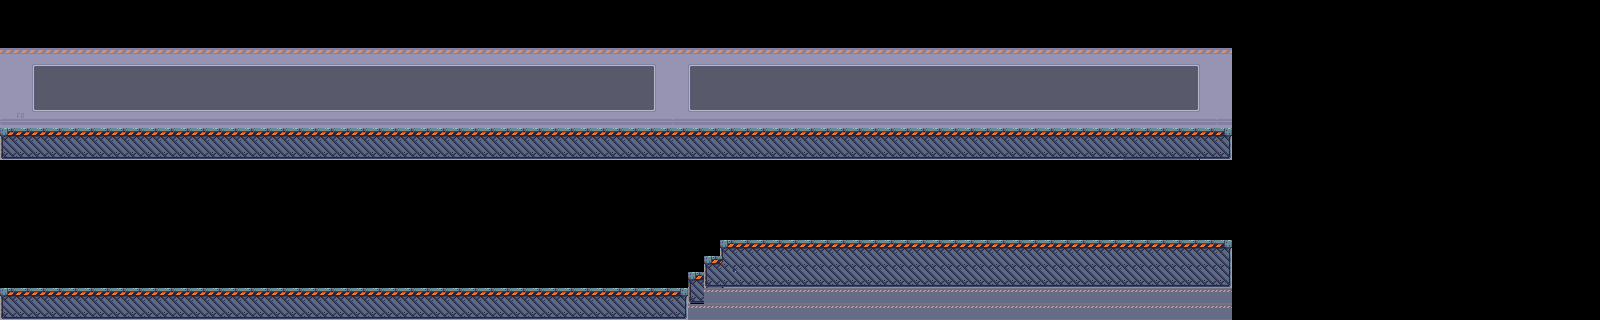

This game map was drawn from its Tiled (.tmx) file and the tilesets committed beside it. A one-line description and the full map source follow:
An orthogonal 100x20 tile map with 16x16 px tiles, 1 tile layer (Tile Layer 1).

<map version="1.0" orientation="orthogonal" renderorder="right-down" width="100" height="20" tilewidth="16" tileheight="16" nextobjectid="21">
 <tileset firstgid="1" name="level1_tiles" tilewidth="16" tileheight="16" tilecount="2000" columns="100">
  <image source="level1_tiles.png" width="1600" height="320" />
 </tileset>
 <layer name="Tile Layer 1" width="100" height="20">
  <data encoding="csv">
0,0,0,0,0,0,0,0,0,0,0,0,0,0,0,0,0,0,0,0,0,0,0,0,0,0,0,0,0,0,0,0,0,0,0,0,0,0,0,0,0,0,0,0,0,0,0,0,0,0,0,0,0,0,0,0,0,0,0,0,0,0,0,0,0,0,0,0,0,0,0,0,0,0,0,0,0,0,0,0,0,0,0,0,0,0,0,0,0,0,0,0,0,0,0,0,0,0,0,0,
0,0,0,0,0,0,0,0,0,0,0,0,0,0,0,0,0,0,0,0,0,0,0,0,0,0,0,0,0,0,0,0,0,0,0,0,0,0,0,0,0,0,0,0,0,0,0,0,0,0,0,0,0,0,0,0,0,0,0,0,0,0,0,0,0,0,0,0,0,0,0,0,0,0,0,0,0,0,0,0,0,0,0,0,0,0,0,0,0,0,0,0,0,0,0,0,0,0,0,0,
0,0,0,0,0,0,0,0,0,0,0,0,0,0,0,0,0,0,0,0,0,0,0,0,0,0,0,0,0,0,0,0,0,0,0,0,0,0,0,0,0,0,0,0,0,0,0,0,0,0,0,0,0,0,0,0,0,0,0,0,0,0,0,0,0,0,0,0,0,0,0,0,0,0,0,0,0,0,0,0,0,0,0,0,0,0,0,0,0,0,0,0,0,0,0,0,0,0,0,0,
101,102,103,104,105,106,107,108,109,110,111,112,113,114,115,116,117,118,119,120,121,122,123,124,125,126,127,128,129,130,131,132,133,134,135,136,137,138,139,140,141,142,143,144,145,146,147,148,149,150,151,152,153,154,155,156,157,158,159,160,161,162,163,164,165,166,167,168,169,170,171,172,173,174,175,176,177,0,0,0,0,0,0,0,0,0,0,0,0,0,0,0,0,0,0,0,0,0,0,0,
201,202,203,204,205,206,207,208,209,210,211,212,213,214,215,216,217,218,219,220,221,222,223,224,225,226,227,228,229,230,231,232,233,234,235,236,237,238,239,240,241,242,243,244,245,246,247,248,249,250,251,252,253,254,255,256,257,258,259,260,261,262,263,264,265,266,267,268,269,270,271,272,273,274,275,276,277,0,0,0,0,0,0,0,0,0,0,0,0,0,0,0,0,0,0,0,0,0,0,0,
301,302,303,304,305,306,307,308,309,310,311,312,313,314,315,316,317,318,319,320,321,322,323,324,325,326,327,328,329,330,331,332,333,334,335,336,337,338,339,340,341,342,343,344,345,346,347,348,349,350,351,352,353,354,355,356,357,358,359,360,361,362,363,364,365,366,367,368,369,370,371,372,373,374,375,376,377,0,0,0,0,0,0,0,0,0,0,0,0,0,0,0,0,0,0,0,0,0,0,0,
401,402,403,404,405,406,407,408,409,410,411,412,413,414,415,416,417,418,419,420,421,422,423,424,425,426,427,428,429,430,431,432,433,434,435,436,437,438,439,440,441,442,443,444,445,446,447,448,449,450,451,452,453,454,455,456,457,458,459,460,461,462,463,464,465,466,467,468,469,470,471,472,473,474,475,476,477,0,0,0,0,0,0,0,0,0,0,0,0,0,0,0,0,0,0,0,0,0,0,0,
501,502,503,504,505,506,507,508,509,510,511,512,513,514,515,516,517,518,519,520,521,522,523,524,525,526,527,528,529,530,531,532,533,534,535,536,537,538,539,540,541,542,543,544,545,546,547,548,549,550,551,552,553,554,555,556,557,558,559,560,561,562,563,564,565,566,567,568,569,570,571,572,573,574,575,576,577,0,0,0,0,0,0,0,0,0,0,0,0,0,0,0,0,0,0,0,0,0,0,0,
601,602,603,604,605,606,607,608,609,610,611,612,613,614,615,616,617,618,619,620,621,622,623,624,625,626,627,628,629,630,631,632,633,634,635,636,637,638,639,640,641,642,643,644,645,646,647,648,649,650,651,652,653,654,655,656,657,658,659,660,661,662,663,664,665,666,667,668,669,670,671,672,673,674,675,676,677,0,0,0,0,0,0,0,0,0,0,0,0,0,0,0,0,0,0,0,0,0,0,0,
801,802,803,804,805,806,807,808,809,810,811,812,813,814,815,816,817,818,819,820,821,822,823,824,825,826,827,828,829,830,831,832,833,834,835,836,837,838,839,840,841,842,843,844,845,846,847,848,849,850,851,852,853,854,855,856,857,858,859,860,861,862,863,864,865,866,867,868,869,870,871,872,873,874,875,876,877,0,0,0,0,0,0,0,0,0,0,0,0,0,0,0,0,0,0,0,0,0,0,0,
0,0,0,0,0,0,0,0,0,0,0,0,0,0,0,0,0,0,0,0,0,0,0,0,0,0,0,0,0,0,0,0,0,0,0,0,0,0,0,0,0,0,0,0,0,0,0,0,0,0,0,0,0,0,0,0,0,0,0,0,0,0,0,0,0,0,0,0,0,0,0,0,0,0,0,0,0,0,0,0,0,0,0,0,0,0,0,0,0,0,0,0,0,0,0,0,0,0,0,0,
0,0,0,0,0,0,0,0,0,0,0,0,0,0,0,0,0,0,0,0,0,0,0,0,0,0,0,0,0,0,0,0,0,0,0,0,0,0,0,0,0,0,0,0,0,0,0,0,0,0,0,0,0,0,0,0,0,0,0,0,0,0,0,0,0,0,0,0,0,0,0,0,0,0,0,0,0,0,0,0,0,0,0,0,0,0,0,0,0,0,0,0,0,0,0,0,0,0,0,0,
0,0,0,0,0,0,0,0,0,0,0,0,0,0,0,0,0,0,0,0,0,0,0,0,0,0,0,0,0,0,0,0,0,0,0,0,0,0,0,0,0,0,0,0,0,0,0,0,0,0,0,0,0,0,0,0,0,0,0,0,0,0,0,0,0,0,0,0,0,0,0,0,0,0,0,0,0,0,0,0,0,0,0,0,0,0,0,0,0,0,0,0,0,0,0,0,0,0,0,0,
0,0,0,0,0,0,0,0,0,0,0,0,0,0,0,0,0,0,0,0,0,0,0,0,0,0,0,0,0,0,0,0,0,0,0,0,0,0,0,0,0,0,0,0,0,0,0,0,0,0,0,0,0,0,0,0,0,0,0,0,0,0,0,0,0,0,0,0,0,0,0,0,0,0,0,0,0,0,0,0,0,0,0,0,0,0,0,0,0,0,0,0,0,0,0,0,0,0,0,0,
0,0,0,0,0,0,0,0,0,0,0,0,0,0,0,0,0,0,0,0,0,0,0,0,0,0,0,0,0,0,0,0,0,0,0,0,0,0,0,0,0,0,0,0,0,0,0,0,0,0,0,0,0,0,0,0,0,0,0,0,0,0,0,0,0,0,0,0,0,0,0,0,0,0,0,0,0,0,0,0,0,0,0,0,0,0,0,0,0,0,0,0,0,0,0,0,0,0,0,0,
0,0,0,0,0,0,0,0,0,0,0,0,0,0,0,0,0,0,0,0,0,0,0,0,0,0,0,0,0,0,0,0,0,0,0,0,0,0,0,0,0,0,0,0,0,1446,1447,1448,1449,1450,1451,1452,1453,1454,1455,1456,1457,1458,1459,1460,1461,1462,1463,1464,1465,1466,1467,1468,1469,1470,1471,1472,1473,1474,1475,1476,1477,0,0,0,0,0,0,0,0,0,0,0,0,0,0,0,0,0,0,0,0,0,0,0,
0,0,0,0,0,0,0,0,0,0,0,0,0,0,0,0,0,0,0,0,0,0,0,0,0,0,0,0,0,0,0,0,0,0,0,0,0,0,0,0,0,0,0,0,1545,1546,1547,1548,1549,1550,1551,1552,1553,1554,1555,1556,1557,1558,1559,1560,1561,1562,1563,1564,1565,1566,1567,1568,1569,1570,1571,1572,1573,1574,1575,1576,1577,0,0,0,0,0,0,0,0,0,0,0,0,0,0,0,0,0,0,0,0,0,0,0,
0,0,0,0,0,0,0,0,0,0,0,0,0,0,0,0,0,0,0,0,0,0,0,0,0,0,0,0,0,0,0,0,0,0,0,0,0,0,0,0,0,0,0,1644,1645,1646,1647,1648,1649,1650,1651,1652,1653,1654,1655,1656,1657,1658,1659,1660,1661,1662,1663,1664,1665,1666,1667,1668,1669,1670,1671,1672,1673,1674,1675,1676,1677,0,0,0,0,0,0,0,0,0,0,0,0,0,0,0,0,0,0,0,0,0,0,0,
1701,1702,1703,1704,1705,1706,1707,1708,1709,1710,1711,1712,1713,1714,1715,1716,1717,1718,1719,1720,1721,1722,1723,1724,1725,1726,1727,1728,1729,1730,1731,1732,1733,1734,1735,1736,1737,1738,1739,1740,1741,1742,1477,1744,1745,1746,1747,1748,1749,1750,1751,1752,1753,1754,1755,1756,1757,1758,1759,1760,1761,1762,1763,1764,1765,1766,1767,1768,1769,1770,1771,1772,1773,1774,1775,1776,1777,0,0,0,0,0,0,0,0,0,0,0,0,0,0,0,0,0,0,0,0,0,0,0,
801,802,802,802,802,802,802,802,802,802,802,802,802,802,802,802,802,802,802,802,802,802,802,802,802,802,802,802,802,802,802,802,802,802,802,802,802,802,802,802,802,802,877,1844,1845,1846,1847,1848,1849,1850,1851,1852,1853,1854,1855,1856,1857,1858,1859,1860,1861,1862,1863,1864,1865,1866,1867,1868,1869,1870,1871,1872,1873,1874,1875,1876,1877,0,0,0,0,0,0,0,0,0,0,0,0,0,0,0,0,0,0,0,0,0,0,0
</data>
 </layer>
</map>